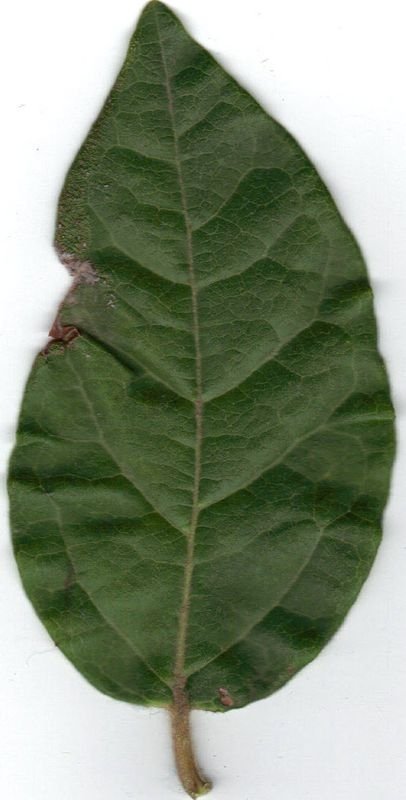
#> input picture Domasni/DomasnaRabota3/database/11248.jpg, 406 x 800 px
$ python DomasnaRabota3.21.py
#> lines starting #> are read from the running program, lines starting #| are printed output that depends on the picture; after the words box and inside, x2 and y2 are one past the last pixel; in counts of white or black regions, pixels touching at a corner belong together
import cv2
import numpy as np

image = cv2.imread('database/11248.jpg')
#> image is the input picture: shape (800, 406, 3); mean B, G, R 121.9, 143.5, 132.4
original_image = image.copy()
gray = cv2.cvtColor(image, cv2.COLOR_BGR2GRAY)
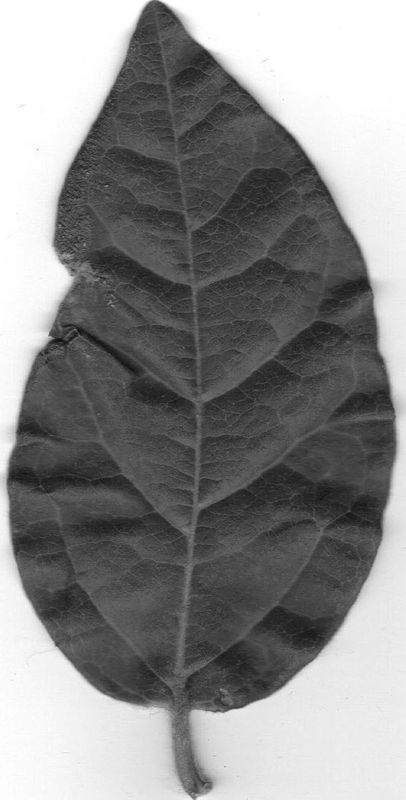
#> gray: shape (800, 406); min 9, max 255, mean 137.7
_, segmented_image = cv2.threshold(gray, 127, 255, cv2.THRESH_BINARY)
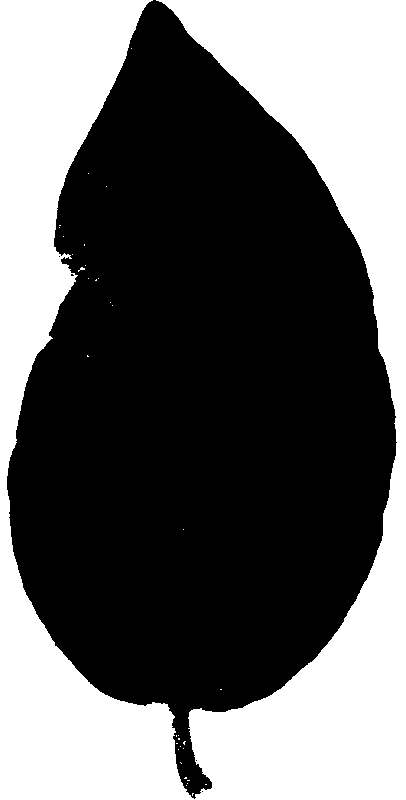
#> segmented_image: shape (800, 406); 39.8% white; 34 white regions (33 under 20 px), largest, box (x1, y1, x2, y2) and area: (0, 0, 406, 800) 129347
edges = cv2.Canny(segmented_image, 30, 100)
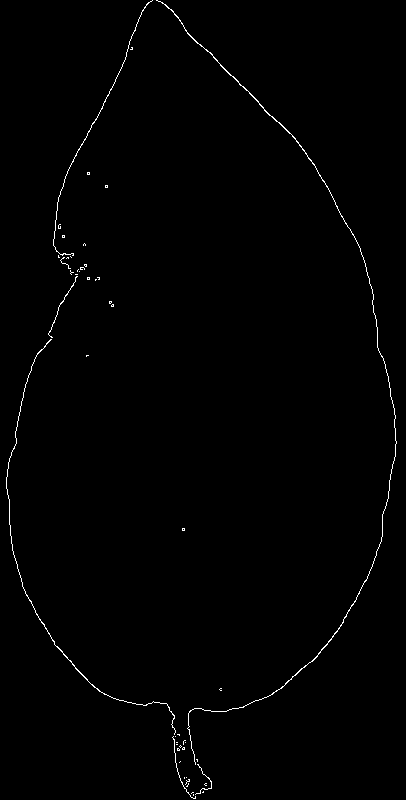
#> edges: shape (800, 406); 0.69% white in thin lines or dots
contours, _ = cv2.findContours(edges, cv2.RETR_EXTERNAL, cv2.CHAIN_APPROX_SIMPLE)
#> contours = 49 contours, 46 with area under 20; largest, box (x1, y1, x2, y2) and area: (156, 0, 397, 765) 170, (6, 339, 176, 735) 61, (53, 0, 153, 256) 23
contour_image = np.zeros_like(gray)
cv2.drawContours(contour_image, contours, -1, (255), 2)
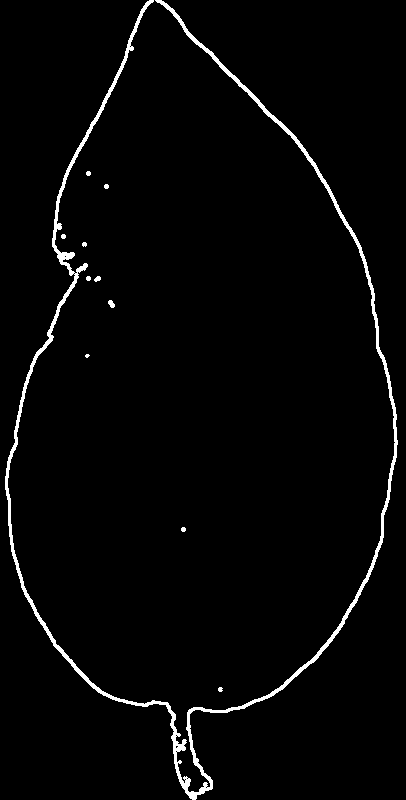
#> contour_image: shape (800, 406); 2.4% white; 11 white regions (1 under 20 px), largest, box (x1, y1, x2, y2) and area: (5, 0, 398, 800) 7478, (108, 300, 115, 308) 38, (94, 276, 101, 282) 29
cv2.imshow('Original Image', original_image)
cv2.imshow('Segmented Image', segmented_image)
cv2.imshow('Contours', contour_image)
cv2.waitKey(0)
cv2.destroyAllWindows()

$ run again, with Domasni/DomasnaRabota3/database/1.jpg copied over Domasni/DomasnaRabota3/database/11248.jpg
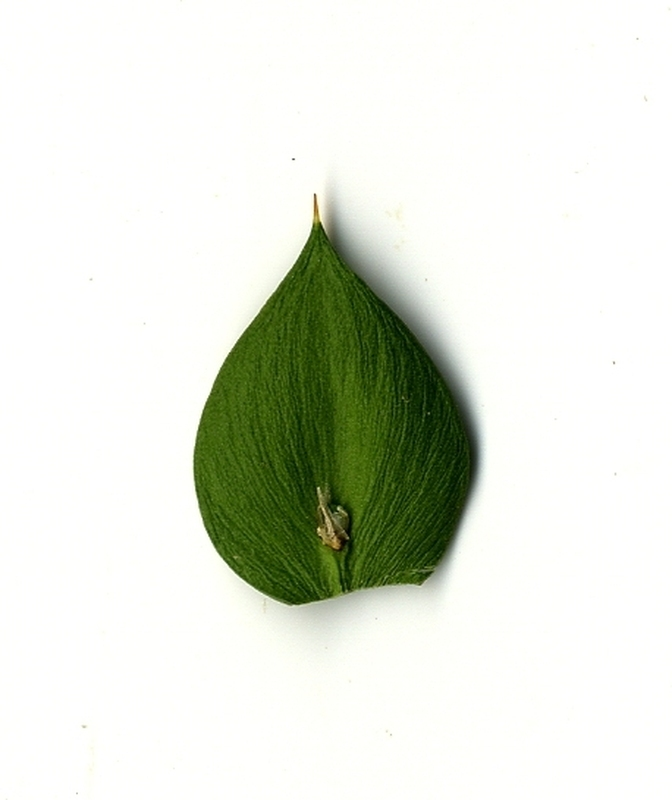
#> input picture Domasni/DomasnaRabota3/database/1.jpg, 672 x 800 px
#> image is the input picture: shape (800, 672, 3); mean B, G, R 218, 228.9, 224.7
#> `_, segmented_image = cv2.threshold(gray, 127, 255, cv2.THRESH_BINARY)`:
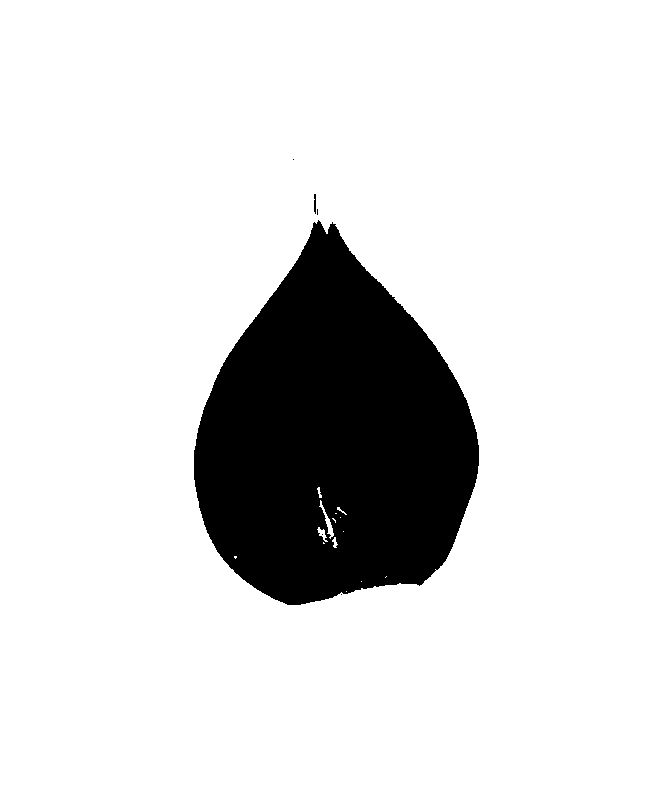
#> segmented_image: shape (800, 672); 86.2% white; 6 black regions (4 under 20 px), largest, box (x1, y1, x2, y2) and area: (194, 220, 479, 605) 74103, (314, 194, 316, 214) 37
#> edges: shape (800, 672); 0.26% white in thin lines or dots, all inside (x1, y1, x2, y2) = (193, 158, 479, 605)
#> contours = 33 contours, 31 with area under 20; largest, box (x1, y1, x2, y2) and area: (193, 222, 479, 605) 132, (335, 225, 395, 297) 22
#> `cv2.drawContours(contour_image, contours, -1, (255), 2)`:
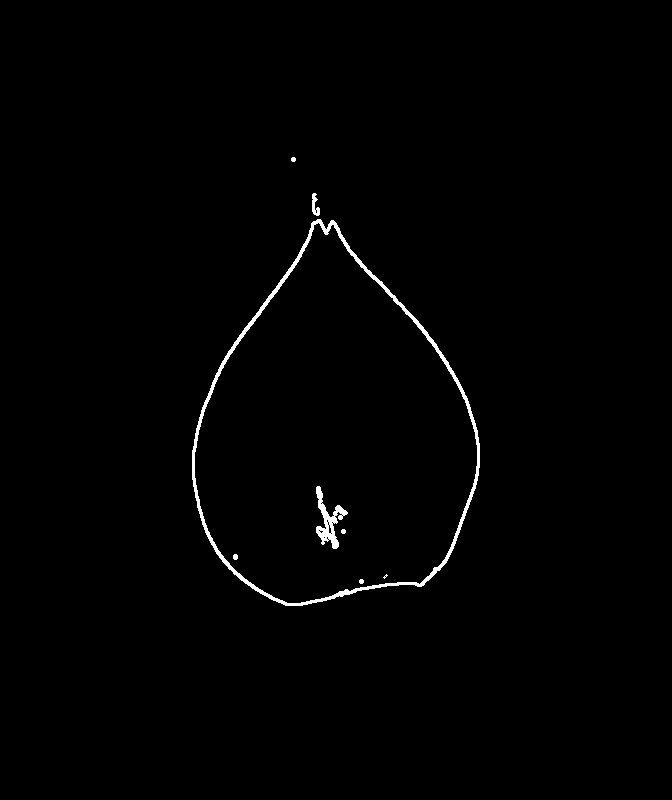
#> contour_image: shape (800, 672); 0.88% white; 8 white regions (1 under 20 px), largest, box (x1, y1, x2, y2) and area: (192, 219, 480, 606) 3837, (316, 486, 348, 549) 689, (312, 193, 320, 216) 108

$ run again, with Domasni/DomasnaRabota3/database/10000.jpg copied over Domasni/DomasnaRabota3/database/11248.jpg
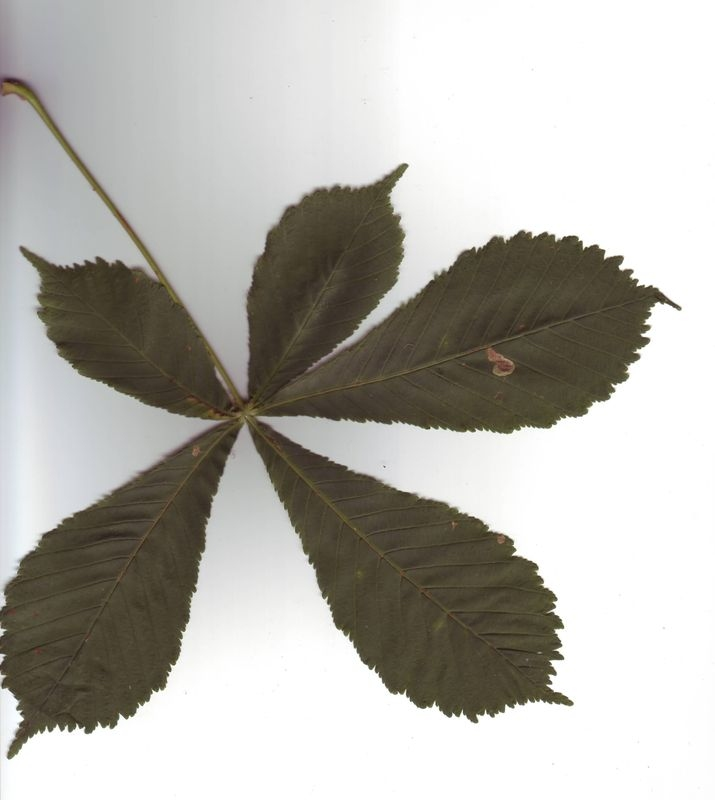
#> input picture Domasni/DomasnaRabota3/database/10000.jpg, 715 x 800 px
#> image is the input picture: shape (800, 715, 3); mean B, G, R 173.9, 179.8, 181.8
#> `_, segmented_image = cv2.threshold(gray, 127, 255, cv2.THRESH_BINARY)`:
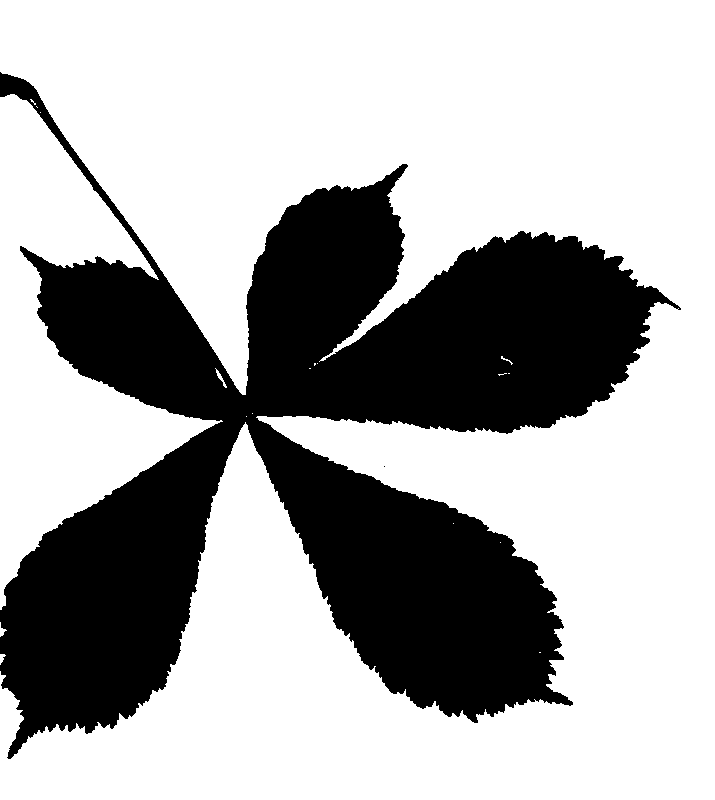
#> segmented_image: shape (800, 715); 67.7% white; 2 black regions (1 under 20 px), largest, box (x1, y1, x2, y2) and area: (0, 72, 681, 759) 184832
#> edges: shape (800, 715); 0.95% white in thin lines or dots, all inside (x1, y1, x2, y2) = (0, 72, 681, 759)
#> contours = 80 contours, 70 with area under 20; largest, box (x1, y1, x2, y2) and area: (0, 72, 351, 395) 142, (0, 93, 159, 280) 119, (320, 207, 476, 361) 72, (0, 422, 221, 610) 55, (7, 711, 110, 759) 38
#> `cv2.drawContours(contour_image, contours, -1, (255), 2)`:
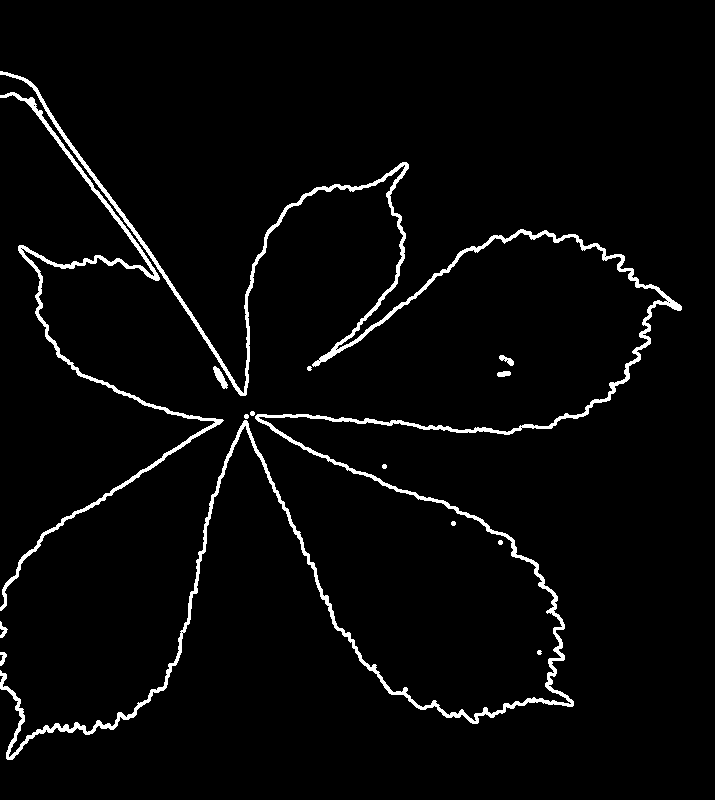
#> contour_image: shape (800, 715); 3.2% white; 14 white regions, largest, box (x1, y1, x2, y2) and area: (0, 71, 682, 760) 13966, (0, 92, 224, 611) 3904, (213, 366, 228, 389) 150

$ run again, with Domasni/DomasnaRabota3/database/10001.jpg copied over Domasni/DomasnaRabota3/database/11248.jpg
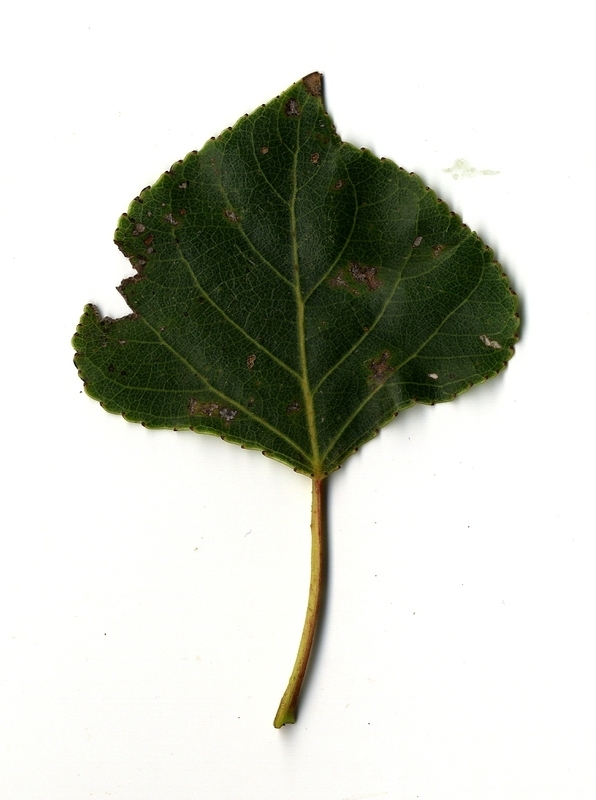
#> input picture Domasni/DomasnaRabota3/database/10001.jpg, 596 x 800 px
#> image is the input picture: shape (800, 596, 3); mean B, G, R 195.5, 204.3, 201.6
#> `_, segmented_image = cv2.threshold(gray, 127, 255, cv2.THRESH_BINARY)`:
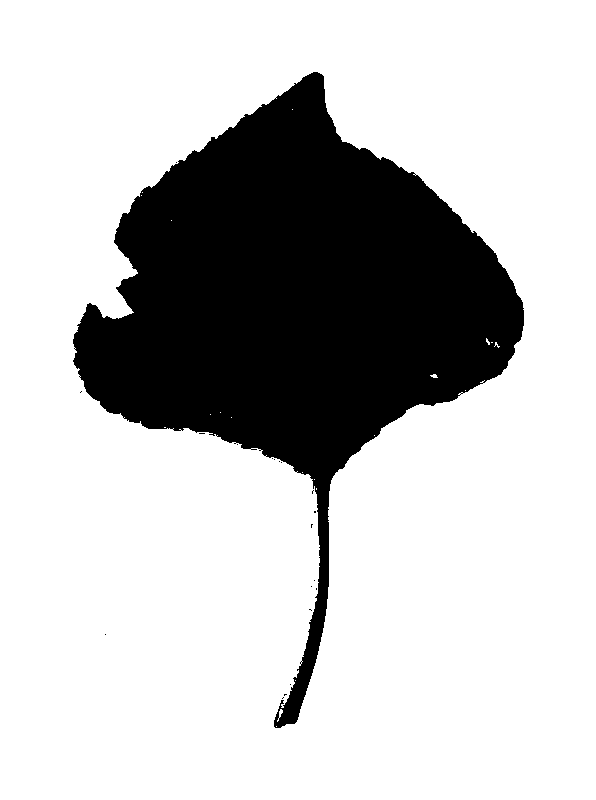
#> segmented_image: shape (800, 596); 76.3% white; 20 black regions (19 under 20 px), largest, box (x1, y1, x2, y2) and area: (73, 72, 524, 728) 113091
#> edges: shape (800, 596); 0.5% white in thin lines or dots, all inside (x1, y1, x2, y2) = (72, 71, 524, 729)
#> contours = 54 contours, 49 with area under 20; largest, box (x1, y1, x2, y2) and area: (273, 157, 524, 729) 114, (244, 71, 380, 160) 42, (113, 196, 139, 312) 34, (139, 117, 244, 195) 34, (72, 332, 127, 421) 20
#> `cv2.drawContours(contour_image, contours, -1, (255), 2)`:
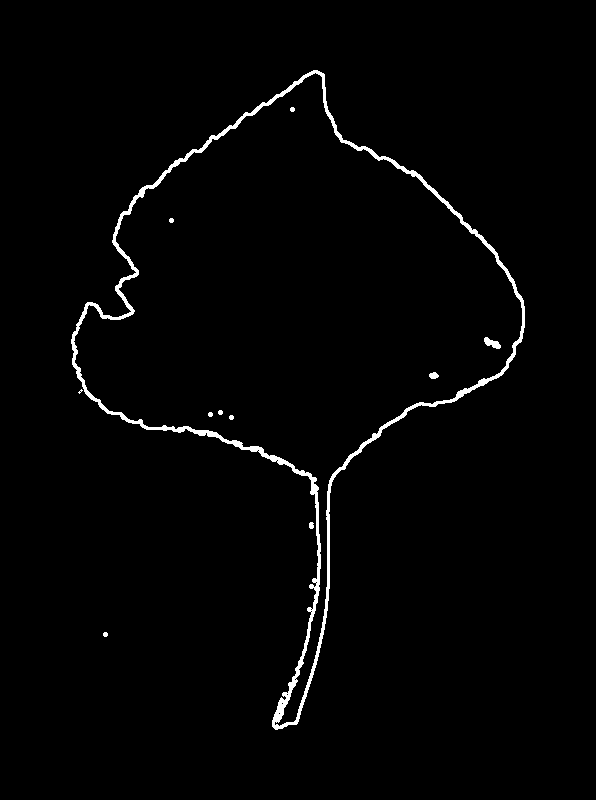
#> contour_image: shape (800, 596); 1.7% white; 11 white regions (1 under 20 px), largest, box (x1, y1, x2, y2) and area: (71, 70, 525, 730) 7538, (484, 337, 501, 349) 112, (429, 372, 439, 379) 52
